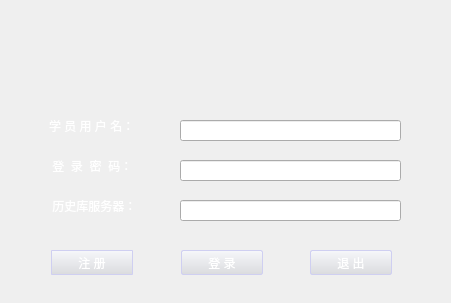
<?xml version="1.0" encoding="UTF-8"?>
<ui version="4.0">
 <class>Login</class>
 <widget class="QDialog" name="Login">
  <property name="geometry">
   <rect>
    <x>0</x>
    <y>0</y>
    <width>451</width>
    <height>303</height>
   </rect>
  </property>
  <property name="minimumSize">
   <size>
    <width>330</width>
    <height>220</height>
   </size>
  </property>
  <property name="maximumSize">
   <size>
    <width>660</width>
    <height>440</height>
   </size>
  </property>
  <property name="windowTitle">
   <string>欢迎</string>
  </property>
  <property name="windowIcon">
   <iconset>
    <normaloff>:/images/login.png</normaloff>:/images/login.png</iconset>
  </property>
  <property name="styleSheet">
   <string notr="true">color: rgb(255, 255, 255);
background-image: url(:/pic/images/background/login_background.png);</string>
  </property>
  <widget class="QWidget" name="widget" native="true">
   <property name="geometry">
    <rect>
     <x>0</x>
     <y>0</y>
     <width>450</width>
     <height>300</height>
    </rect>
   </property>
   <property name="minimumSize">
    <size>
     <width>450</width>
     <height>300</height>
    </size>
   </property>
   <property name="maximumSize">
    <size>
     <width>330</width>
     <height>220</height>
    </size>
   </property>
   <property name="styleSheet">
    <string notr="true">font: 14pt &quot;微软雅黑&quot;;</string>
   </property>
   <widget class="QLabel" name="label_welcom">
    <property name="geometry">
     <rect>
      <x>50</x>
      <y>40</y>
      <width>351</width>
      <height>30</height>
     </rect>
    </property>
    <property name="minimumSize">
     <size>
      <width>0</width>
      <height>30</height>
     </size>
    </property>
    <property name="maximumSize">
     <size>
      <width>351</width>
      <height>30</height>
     </size>
    </property>
    <property name="styleSheet">
     <string notr="true">border-image: url(:/pic/images/background/welcom_words.png);</string>
    </property>
    <property name="text">
     <string/>
    </property>
   </widget>
   <widget class="QLineEdit" name="editPassword">
    <property name="geometry">
     <rect>
      <x>180</x>
      <y>160</y>
      <width>221</width>
      <height>21</height>
     </rect>
    </property>
    <property name="mouseTracking">
     <bool>true</bool>
    </property>
    <property name="acceptDrops">
     <bool>true</bool>
    </property>
    <property name="styleSheet">
     <string notr="true"/>
    </property>
    <property name="text">
     <string/>
    </property>
    <property name="echoMode">
     <enum>QLineEdit::Password</enum>
    </property>
   </widget>
   <widget class="QLineEdit" name="editHdbIp">
    <property name="geometry">
     <rect>
      <x>180</x>
      <y>200</y>
      <width>221</width>
      <height>21</height>
     </rect>
    </property>
    <property name="mouseTracking">
     <bool>true</bool>
    </property>
    <property name="acceptDrops">
     <bool>true</bool>
    </property>
    <property name="styleSheet">
     <string notr="true"/>
    </property>
    <property name="text">
     <string/>
    </property>
   </widget>
   <widget class="QPushButton" name="buttonRegister">
    <property name="enabled">
     <bool>false</bool>
    </property>
    <property name="geometry">
     <rect>
      <x>51</x>
      <y>250</y>
      <width>82</width>
      <height>25</height>
     </rect>
    </property>
    <property name="minimumSize">
     <size>
      <width>82</width>
      <height>20</height>
     </size>
    </property>
    <property name="styleSheet">
     <string notr="true">   border: 1px solid #cfcff1;		border-radius: 1px;	background-color: qlineargradient(x1: 0, y1: 0, x2: 0, y2: 1,stop: 0 #f6f7fa, stop: 1 #dadbde);	min-width: 80px;
font: 12pt &quot;微软雅黑&quot;;</string>
    </property>
    <property name="text">
     <string>注 册</string>
    </property>
    <property name="autoDefault">
     <bool>false</bool>
    </property>
    <property name="default">
     <bool>true</bool>
    </property>
   </widget>
   <widget class="QPushButton" name="buttonLogin">
    <property name="geometry">
     <rect>
      <x>181</x>
      <y>250</y>
      <width>82</width>
      <height>25</height>
     </rect>
    </property>
    <property name="minimumSize">
     <size>
      <width>82</width>
      <height>20</height>
     </size>
    </property>
    <property name="focusPolicy">
     <enum>Qt::TabFocus</enum>
    </property>
    <property name="styleSheet">
     <string notr="true">   border: 1px solid #cfcff1;		border-radius: 2px;	background-color: qlineargradient(x1: 0, y1: 0, x2: 0, y2: 1,stop: 0 #f6f7fa, stop: 1 #dadbde);	min-width: 80px;
font: 12pt &quot;微软雅黑&quot;;</string>
    </property>
    <property name="text">
     <string>登 录</string>
    </property>
    <property name="autoDefault">
     <bool>false</bool>
    </property>
    <property name="default">
     <bool>true</bool>
    </property>
   </widget>
   <widget class="QPushButton" name="buttonExit">
    <property name="geometry">
     <rect>
      <x>310</x>
      <y>250</y>
      <width>82</width>
      <height>25</height>
     </rect>
    </property>
    <property name="minimumSize">
     <size>
      <width>82</width>
      <height>20</height>
     </size>
    </property>
    <property name="styleSheet">
     <string notr="true">   border: 1px solid #cfcff1;		border-radius: 2px;	background-color: qlineargradient(x1: 0, y1: 0, x2: 0, y2: 1,stop: 0 #f6f7fa, stop: 1 #dadbde);	min-width: 80px;
font: 12pt &quot;微软雅黑&quot;;</string>
    </property>
    <property name="text">
     <string>退 出</string>
    </property>
    <property name="autoDefault">
     <bool>false</bool>
    </property>
    <property name="default">
     <bool>true</bool>
    </property>
   </widget>
   <widget class="QLabel" name="label">
    <property name="geometry">
     <rect>
      <x>49</x>
      <y>110</y>
      <width>138</width>
      <height>32</height>
     </rect>
    </property>
    <property name="styleSheet">
     <string notr="true">background-image: url(:/pic/images/background/透明底图1.png);
font: 12pt &quot;微软雅黑&quot;;</string>
    </property>
    <property name="text">
     <string>学 员 用 户 名：</string>
    </property>
   </widget>
   <widget class="QLineEdit" name="editUserName">
    <property name="geometry">
     <rect>
      <x>180</x>
      <y>120</y>
      <width>221</width>
      <height>21</height>
     </rect>
    </property>
    <property name="mouseTracking">
     <bool>true</bool>
    </property>
    <property name="acceptDrops">
     <bool>true</bool>
    </property>
    <property name="styleSheet">
     <string notr="true"/>
    </property>
    <property name="text">
     <string/>
    </property>
   </widget>
   <widget class="QLabel" name="label_2">
    <property name="geometry">
     <rect>
      <x>49</x>
      <y>150</y>
      <width>137</width>
      <height>32</height>
     </rect>
    </property>
    <property name="styleSheet">
     <string notr="true">background-image: url(:/pic/images/background/透明底图1.png);
font: 12pt &quot;微软雅黑&quot;;</string>
    </property>
    <property name="text">
     <string> 登  录  密  码：</string>
    </property>
   </widget>
   <widget class="QLabel" name="label_3">
    <property name="geometry">
     <rect>
      <x>49</x>
      <y>190</y>
      <width>139</width>
      <height>32</height>
     </rect>
    </property>
    <property name="styleSheet">
     <string notr="true">background-image: url(:/pic/images/background/透明底图1.png);
font: 12pt &quot;微软雅黑&quot;;</string>
    </property>
    <property name="text">
     <string> 历史库服务器：</string>
    </property>
   </widget>
  </widget>
 </widget>
 <tabstops>
  <tabstop>editUserName</tabstop>
  <tabstop>editPassword</tabstop>
  <tabstop>buttonLogin</tabstop>
  <tabstop>buttonExit</tabstop>
  <tabstop>buttonRegister</tabstop>
  <tabstop>editHdbIp</tabstop>
 </tabstops>
 <resources>
  <include location="../SimuTrainee.qrc"/>
 </resources>
 <connections/>
</ui>
